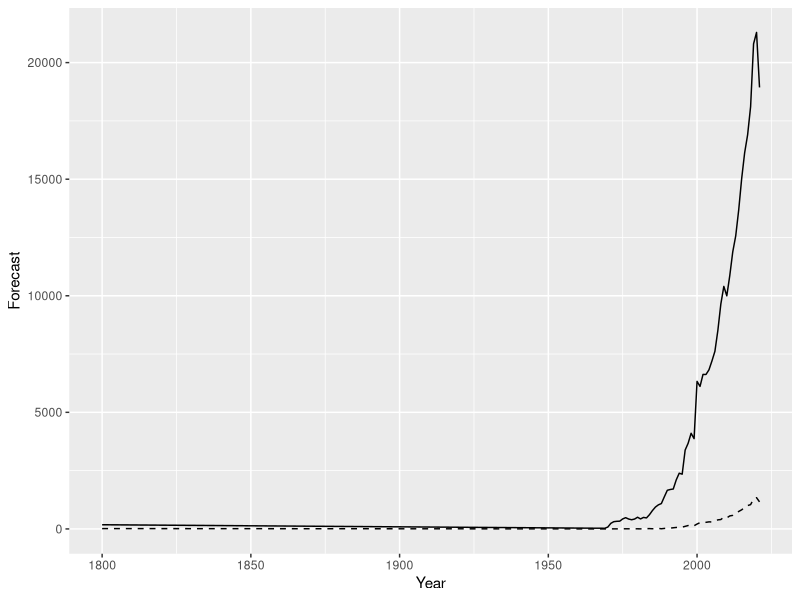
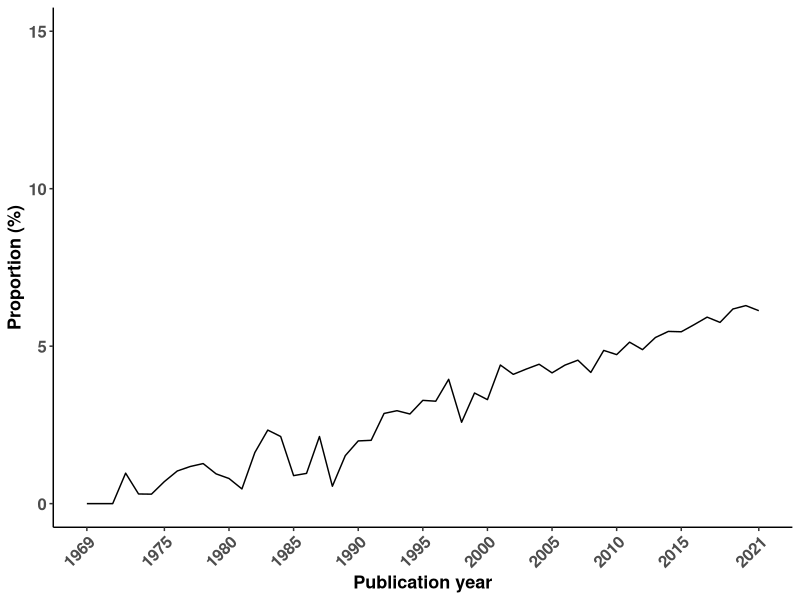

R code for these plots, in order:
# WOS search result 2022-2-9
# topic: 
#      forecast: forecast*
#      forecast combinations: (forecast* NEAR/5 combin*) OR (forecast* NEAR/5 ensemble*) OR (forecast* NEAR/5 averag*) OR (forecast* NEAR/5 aggregat*) OR (forecast* NEAR/5 pool*) OR (forecast* AND ((model* NEAR/5 combin*) OR (model* NEAR/5 ensemble*) OR (model* NEAR/5 averag*) OR (model* NEAR/5 aggregat*) OR (model* NEAR/5 pool*)))
# publication date: 1969-01-01 - 2021.12.31
# tips of search operators: https://images.webofknowledge.com/images/help/WOS/hs_search_operators.html

path <- "/Users/wangxiaoqian/Git/Git-xqnwang/ensembles-combinations-docs/docs/plot_prop"
setwd(path)
library(magrittr)
library(ggplot2)

dat_all <- read.table("analyze-all.txt", header = TRUE)[,1:2]
dat_sel <- read.table("analyze-sel.txt", header = TRUE)[,1:2]

dat <- merge(dat_all, dat_sel, by = "Year", all.x = TRUE)
colnames(dat) <- c("Year", "Forecast", "Forecast combinations")
dat[is.na(dat)] <- 0
# dat <- dat[-seq(4),] # 1972-2021

ggplot(dat, aes(x=Year)) +
  geom_line(aes(y=Forecast)) +
  geom_line(aes(y=`Forecast combinations`), linetype = "dashed")

scaleFUN <- function(x) sprintf("%.1f", x)

dat_prop <- cbind(dat[,1], dat$`Forecast combinations`/dat$Forecast*100) %>% as.data.frame()
colnames(dat_prop) <- c("Year", "Proportion")
ggplot(data = dat_prop, aes(x = Year, y = Proportion))+
  geom_line() +
  scale_y_continuous(limits = c(0, 15),breaks = seq(0, 15, 5)) +
  scale_x_continuous(limits = c(1969, 2021), breaks = c(1969, seq(1975, 2015, 5), 2021)) +
  theme_classic() +
  ylab("Proportion (%)") +
  xlab("Publication year") +
  theme(axis.text.x = element_text(angle=45, hjust=1, vjust=1, face="bold", size=12)) + 
  theme(axis.title.x = element_text(face="bold", size = 13)) +
  theme(axis.text.y = element_text(face="bold", size=12, angle = 0, hjust = 1)) + 
  theme(axis.title.y = element_text(face="bold", size = 13)) +
  theme(panel.background = element_blank())
        #panel.grid.major = element_line(size = 0.5, colour = "grey90"),
        #panel.border = element_rect(colour = "black", fill = NA, size = 1.5)) 
#4:7
